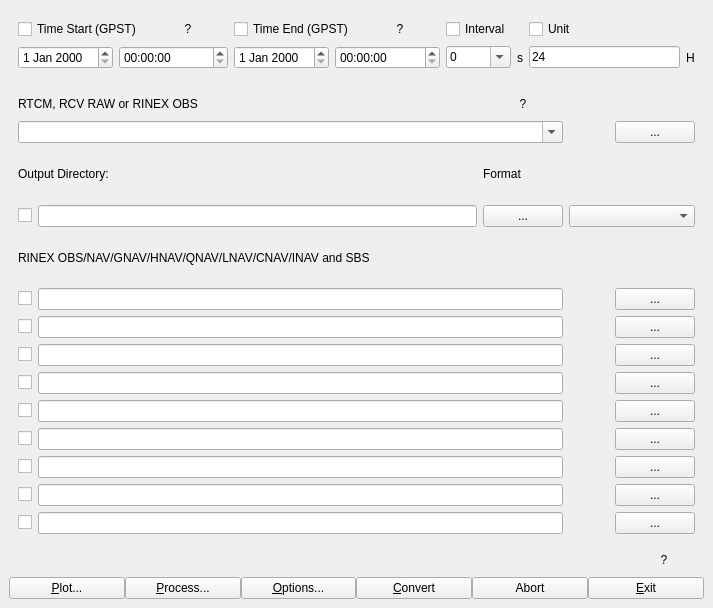
<?xml version="1.0" encoding="UTF-8"?>
<ui version="4.0">
 <class>MainWindow</class>
 <widget class="QMainWindow" name="MainWindow">
  <property name="geometry">
   <rect>
    <x>0</x>
    <y>0</y>
    <width>713</width>
    <height>608</height>
   </rect>
  </property>
  <property name="windowTitle">
   <string>MainWindow</string>
  </property>
  <widget class="QWidget" name="centralwidget">
   <layout class="QVBoxLayout" name="verticalLayout">
    <item>
     <widget class="QWidget" name="Panel1" native="true">
      <property name="sizePolicy">
       <sizepolicy hsizetype="Preferred" vsizetype="Fixed">
        <horstretch>0</horstretch>
        <verstretch>0</verstretch>
       </sizepolicy>
      </property>
      <layout class="QGridLayout" name="gridLayout">
       <item row="1" column="8">
        <widget class="QLineEdit" name="TimeUnit">
         <property name="text">
          <string>24</string>
         </property>
        </widget>
       </item>
       <item row="0" column="3" colspan="2">
        <widget class="QCheckBox" name="TimeEndF">
         <property name="text">
          <string>Time End (GPST)</string>
         </property>
        </widget>
       </item>
       <item row="1" column="6">
        <widget class="QComboBox" name="TimeInt">
         <property name="editable">
          <bool>true</bool>
         </property>
         <item>
          <property name="text">
           <string>0</string>
          </property>
         </item>
         <item>
          <property name="text">
           <string>0.05</string>
          </property>
         </item>
         <item>
          <property name="text">
           <string>0.1</string>
          </property>
         </item>
         <item>
          <property name="text">
           <string>0.2</string>
          </property>
         </item>
         <item>
          <property name="text">
           <string>0.25</string>
          </property>
         </item>
         <item>
          <property name="text">
           <string>0.5</string>
          </property>
         </item>
         <item>
          <property name="text">
           <string>1</string>
          </property>
         </item>
         <item>
          <property name="text">
           <string>5</string>
          </property>
         </item>
         <item>
          <property name="text">
           <string>10</string>
          </property>
         </item>
         <item>
          <property name="text">
           <string>15</string>
          </property>
         </item>
         <item>
          <property name="text">
           <string>30</string>
          </property>
         </item>
         <item>
          <property name="text">
           <string>60</string>
          </property>
         </item>
        </widget>
       </item>
       <item row="1" column="3">
        <widget class="QDateEdit" name="TimeY2"/>
       </item>
       <item row="0" column="2">
        <widget class="QPushButton" name="BtnTime1">
         <property name="sizePolicy">
          <sizepolicy hsizetype="Fixed" vsizetype="Fixed">
           <horstretch>0</horstretch>
           <verstretch>0</verstretch>
          </sizepolicy>
         </property>
         <property name="text">
          <string>?</string>
         </property>
         <property name="flat">
          <bool>true</bool>
         </property>
        </widget>
       </item>
       <item row="1" column="0">
        <widget class="QDateEdit" name="TimeY1"/>
       </item>
       <item row="0" column="6">
        <widget class="QCheckBox" name="TimeIntF">
         <property name="text">
          <string>Interval</string>
         </property>
        </widget>
       </item>
       <item row="0" column="0" colspan="2">
        <widget class="QCheckBox" name="TimeStartF">
         <property name="text">
          <string>Time Start (GPST)</string>
         </property>
        </widget>
       </item>
       <item row="1" column="9">
        <widget class="QLabel" name="LabelTimeUnit">
         <property name="text">
          <string>H</string>
         </property>
        </widget>
       </item>
       <item row="1" column="7">
        <widget class="QLabel" name="LabelTimeInt">
         <property name="text">
          <string>s</string>
         </property>
        </widget>
       </item>
       <item row="0" column="8">
        <widget class="QCheckBox" name="TimeUnitF">
         <property name="text">
          <string>Unit</string>
         </property>
        </widget>
       </item>
       <item row="0" column="5">
        <widget class="QPushButton" name="BtnTime2">
         <property name="sizePolicy">
          <sizepolicy hsizetype="Fixed" vsizetype="Fixed">
           <horstretch>0</horstretch>
           <verstretch>0</verstretch>
          </sizepolicy>
         </property>
         <property name="text">
          <string>?</string>
         </property>
         <property name="flat">
          <bool>true</bool>
         </property>
        </widget>
       </item>
       <item row="1" column="1" colspan="2">
        <widget class="QTimeEdit" name="TimeH1">
         <property name="displayFormat">
          <string>HH:mm:ss</string>
         </property>
        </widget>
       </item>
       <item row="1" column="4" colspan="2">
        <widget class="QTimeEdit" name="TimeH2">
         <property name="displayFormat">
          <string>HH:mm:ss</string>
         </property>
        </widget>
       </item>
      </layout>
     </widget>
    </item>
    <item>
     <widget class="QWidget" name="Panel2" native="true">
      <layout class="QGridLayout" name="gridLayout_2">
       <item row="9" column="3">
        <widget class="QPushButton" name="BtnOutFileView4">
         <property name="text">
          <string/>
         </property>
         <property name="icon">
          <iconset resource="rtkconv_qt.qrc">
           <normaloff>:/buttons/doc.bmp</normaloff>:/buttons/doc.bmp</iconset>
         </property>
         <property name="flat">
          <bool>true</bool>
         </property>
        </widget>
       </item>
       <item row="7" column="4">
        <widget class="QPushButton" name="BtnOutFile2">
         <property name="sizePolicy">
          <sizepolicy hsizetype="Fixed" vsizetype="Fixed">
           <horstretch>0</horstretch>
           <verstretch>0</verstretch>
          </sizepolicy>
         </property>
         <property name="text">
          <string>...</string>
         </property>
        </widget>
       </item>
       <item row="5" column="0" colspan="2">
        <widget class="QLabel" name="LabelOutFile">
         <property name="text">
          <string>RINEX OBS/NAV/GNAV/HNAV/QNAV/LNAV/CNAV/INAV and SBS</string>
         </property>
        </widget>
       </item>
       <item row="9" column="0">
        <widget class="QCheckBox" name="OutFileEna4">
         <property name="text">
          <string/>
         </property>
        </widget>
       </item>
       <item row="14" column="0">
        <widget class="QCheckBox" name="OutFileEna9">
         <property name="text">
          <string/>
         </property>
        </widget>
       </item>
       <item row="8" column="1" colspan="2">
        <widget class="QLineEdit" name="OutFile3"/>
       </item>
       <item row="6" column="4">
        <widget class="QPushButton" name="BtnOutFile1">
         <property name="sizePolicy">
          <sizepolicy hsizetype="Fixed" vsizetype="Fixed">
           <horstretch>0</horstretch>
           <verstretch>0</verstretch>
          </sizepolicy>
         </property>
         <property name="text">
          <string>...</string>
         </property>
        </widget>
       </item>
       <item row="14" column="3">
        <widget class="QPushButton" name="BtnOutFileView9">
         <property name="text">
          <string/>
         </property>
         <property name="icon">
          <iconset resource="rtkconv_qt.qrc">
           <normaloff>:/buttons/doc.bmp</normaloff>:/buttons/doc.bmp</iconset>
         </property>
         <property name="flat">
          <bool>true</bool>
         </property>
        </widget>
       </item>
       <item row="13" column="0">
        <widget class="QCheckBox" name="OutFileEna8">
         <property name="text">
          <string/>
         </property>
        </widget>
       </item>
       <item row="11" column="1" colspan="2">
        <widget class="QLineEdit" name="OutFile6"/>
       </item>
       <item row="4" column="3" colspan="2">
        <widget class="QComboBox" name="Format"/>
       </item>
       <item row="10" column="4">
        <widget class="QPushButton" name="BtnOutFile5">
         <property name="sizePolicy">
          <sizepolicy hsizetype="Fixed" vsizetype="Fixed">
           <horstretch>0</horstretch>
           <verstretch>0</verstretch>
          </sizepolicy>
         </property>
         <property name="text">
          <string>...</string>
         </property>
        </widget>
       </item>
       <item row="12" column="0">
        <widget class="QCheckBox" name="OutFileEna7">
         <property name="text">
          <string/>
         </property>
        </widget>
       </item>
       <item row="1" column="2">
        <widget class="QPushButton" name="BtnKey">
         <property name="sizePolicy">
          <sizepolicy hsizetype="Fixed" vsizetype="Fixed">
           <horstretch>0</horstretch>
           <verstretch>0</verstretch>
          </sizepolicy>
         </property>
         <property name="text">
          <string>?</string>
         </property>
         <property name="flat">
          <bool>true</bool>
         </property>
        </widget>
       </item>
       <item row="7" column="3">
        <widget class="QPushButton" name="BtnOutFileView2">
         <property name="text">
          <string/>
         </property>
         <property name="icon">
          <iconset resource="rtkconv_qt.qrc">
           <normaloff>:/buttons/doc.bmp</normaloff>:/buttons/doc.bmp</iconset>
         </property>
         <property name="flat">
          <bool>true</bool>
         </property>
        </widget>
       </item>
       <item row="7" column="0">
        <widget class="QCheckBox" name="OutFileEna2">
         <property name="text">
          <string/>
         </property>
        </widget>
       </item>
       <item row="13" column="4">
        <widget class="QPushButton" name="BtnOutFile8">
         <property name="sizePolicy">
          <sizepolicy hsizetype="Fixed" vsizetype="Fixed">
           <horstretch>0</horstretch>
           <verstretch>0</verstretch>
          </sizepolicy>
         </property>
         <property name="text">
          <string>...</string>
         </property>
        </widget>
       </item>
       <item row="11" column="3">
        <widget class="QPushButton" name="BtnOutFileView6">
         <property name="text">
          <string/>
         </property>
         <property name="icon">
          <iconset resource="rtkconv_qt.qrc">
           <normaloff>:/buttons/doc.bmp</normaloff>:/buttons/doc.bmp</iconset>
         </property>
         <property name="flat">
          <bool>true</bool>
         </property>
        </widget>
       </item>
       <item row="9" column="1" colspan="2">
        <widget class="QLineEdit" name="OutFile4"/>
       </item>
       <item row="8" column="0">
        <widget class="QCheckBox" name="OutFileEna3">
         <property name="text">
          <string/>
         </property>
        </widget>
       </item>
       <item row="12" column="1" colspan="2">
        <widget class="QLineEdit" name="OutFile7"/>
       </item>
       <item row="7" column="1" colspan="2">
        <widget class="QLineEdit" name="OutFile2"/>
       </item>
       <item row="11" column="0">
        <widget class="QCheckBox" name="OutFileEna6">
         <property name="text">
          <string/>
         </property>
        </widget>
       </item>
       <item row="8" column="4">
        <widget class="QPushButton" name="BtnOutFile3">
         <property name="sizePolicy">
          <sizepolicy hsizetype="Fixed" vsizetype="Fixed">
           <horstretch>0</horstretch>
           <verstretch>0</verstretch>
          </sizepolicy>
         </property>
         <property name="text">
          <string>...</string>
         </property>
        </widget>
       </item>
       <item row="13" column="3">
        <widget class="QPushButton" name="BtnOutFileView8">
         <property name="text">
          <string/>
         </property>
         <property name="icon">
          <iconset resource="rtkconv_qt.qrc">
           <normaloff>:/buttons/doc.bmp</normaloff>:/buttons/doc.bmp</iconset>
         </property>
         <property name="flat">
          <bool>true</bool>
         </property>
        </widget>
       </item>
       <item row="4" column="0">
        <widget class="QCheckBox" name="OutDirEna">
         <property name="text">
          <string/>
         </property>
        </widget>
       </item>
       <item row="6" column="0">
        <widget class="QCheckBox" name="OutFileEna1">
         <property name="text">
          <string/>
         </property>
        </widget>
       </item>
       <item row="6" column="1" colspan="2">
        <widget class="QLineEdit" name="OutFile1"/>
       </item>
       <item row="2" column="0" colspan="3">
        <widget class="QComboBox" name="InFile">
         <property name="editable">
          <bool>true</bool>
         </property>
        </widget>
       </item>
       <item row="2" column="4">
        <widget class="QPushButton" name="BtnInFile">
         <property name="sizePolicy">
          <sizepolicy hsizetype="Fixed" vsizetype="Fixed">
           <horstretch>0</horstretch>
           <verstretch>0</verstretch>
          </sizepolicy>
         </property>
         <property name="text">
          <string>...</string>
         </property>
        </widget>
       </item>
       <item row="12" column="4">
        <widget class="QPushButton" name="BtnOutFile7">
         <property name="sizePolicy">
          <sizepolicy hsizetype="Fixed" vsizetype="Fixed">
           <horstretch>0</horstretch>
           <verstretch>0</verstretch>
          </sizepolicy>
         </property>
         <property name="text">
          <string>...</string>
         </property>
        </widget>
       </item>
       <item row="3" column="0" colspan="2">
        <widget class="QLabel" name="LabelOutDir">
         <property name="text">
          <string>Output Directory:</string>
         </property>
        </widget>
       </item>
       <item row="11" column="4">
        <widget class="QPushButton" name="BtnOutFile6">
         <property name="sizePolicy">
          <sizepolicy hsizetype="Fixed" vsizetype="Fixed">
           <horstretch>0</horstretch>
           <verstretch>0</verstretch>
          </sizepolicy>
         </property>
         <property name="text">
          <string>...</string>
         </property>
        </widget>
       </item>
       <item row="10" column="0">
        <widget class="QCheckBox" name="OutFileEna5">
         <property name="text">
          <string/>
         </property>
        </widget>
       </item>
       <item row="4" column="1">
        <widget class="QLineEdit" name="OutDir"/>
       </item>
       <item row="4" column="2">
        <widget class="QPushButton" name="BtnOutDir">
         <property name="text">
          <string>...</string>
         </property>
        </widget>
       </item>
       <item row="6" column="3">
        <widget class="QPushButton" name="BtnOutFileView1">
         <property name="text">
          <string/>
         </property>
         <property name="icon">
          <iconset resource="rtkconv_qt.qrc">
           <normaloff>:/buttons/doc.bmp</normaloff>:/buttons/doc.bmp</iconset>
         </property>
         <property name="flat">
          <bool>true</bool>
         </property>
        </widget>
       </item>
       <item row="8" column="3">
        <widget class="QPushButton" name="BtnOutFileView3">
         <property name="text">
          <string/>
         </property>
         <property name="icon">
          <iconset resource="rtkconv_qt.qrc">
           <normaloff>:/buttons/doc.bmp</normaloff>:/buttons/doc.bmp</iconset>
         </property>
         <property name="flat">
          <bool>true</bool>
         </property>
        </widget>
       </item>
       <item row="10" column="1" colspan="2">
        <widget class="QLineEdit" name="OutFile5"/>
       </item>
       <item row="3" column="2">
        <widget class="QLabel" name="LabelFormat">
         <property name="text">
          <string>Format</string>
         </property>
        </widget>
       </item>
       <item row="12" column="3">
        <widget class="QPushButton" name="BtnOutFileView7">
         <property name="text">
          <string/>
         </property>
         <property name="icon">
          <iconset resource="rtkconv_qt.qrc">
           <normaloff>:/buttons/doc.bmp</normaloff>:/buttons/doc.bmp</iconset>
         </property>
         <property name="flat">
          <bool>true</bool>
         </property>
        </widget>
       </item>
       <item row="9" column="4">
        <widget class="QPushButton" name="BtnOutFile4">
         <property name="sizePolicy">
          <sizepolicy hsizetype="Fixed" vsizetype="Fixed">
           <horstretch>0</horstretch>
           <verstretch>0</verstretch>
          </sizepolicy>
         </property>
         <property name="text">
          <string>...</string>
         </property>
        </widget>
       </item>
       <item row="1" column="0" colspan="2">
        <widget class="QLabel" name="LabelInFile">
         <property name="text">
          <string>RTCM, RCV RAW or RINEX OBS</string>
         </property>
        </widget>
       </item>
       <item row="2" column="3">
        <widget class="QPushButton" name="BtnInFileView">
         <property name="text">
          <string/>
         </property>
         <property name="icon">
          <iconset resource="rtkconv_qt.qrc">
           <normaloff>:/buttons/doc.bmp</normaloff>:/buttons/doc.bmp</iconset>
         </property>
         <property name="flat">
          <bool>true</bool>
         </property>
        </widget>
       </item>
       <item row="10" column="3">
        <widget class="QPushButton" name="BtnOutFileView5">
         <property name="text">
          <string/>
         </property>
         <property name="icon">
          <iconset resource="rtkconv_qt.qrc">
           <normaloff>:/buttons/doc.bmp</normaloff>:/buttons/doc.bmp</iconset>
         </property>
         <property name="flat">
          <bool>true</bool>
         </property>
        </widget>
       </item>
       <item row="14" column="4">
        <widget class="QPushButton" name="BtnOutFile9">
         <property name="sizePolicy">
          <sizepolicy hsizetype="Fixed" vsizetype="Fixed">
           <horstretch>0</horstretch>
           <verstretch>0</verstretch>
          </sizepolicy>
         </property>
         <property name="text">
          <string>...</string>
         </property>
        </widget>
       </item>
       <item row="13" column="1" colspan="2">
        <widget class="QLineEdit" name="OutFile8"/>
       </item>
       <item row="14" column="1" colspan="2">
        <widget class="QLineEdit" name="OutFile9"/>
       </item>
      </layout>
     </widget>
    </item>
    <item>
     <widget class="QWidget" name="Panel3" native="true">
      <property name="sizePolicy">
       <sizepolicy hsizetype="Preferred" vsizetype="Fixed">
        <horstretch>0</horstretch>
        <verstretch>0</verstretch>
       </sizepolicy>
      </property>
      <layout class="QHBoxLayout" name="horizontalLayout_2">
       <property name="spacing">
        <number>0</number>
       </property>
       <property name="leftMargin">
        <number>0</number>
       </property>
       <property name="topMargin">
        <number>0</number>
       </property>
       <property name="rightMargin">
        <number>0</number>
       </property>
       <property name="bottomMargin">
        <number>0</number>
       </property>
       <item>
        <widget class="QLabel" name="Message">
         <property name="text">
          <string/>
         </property>
        </widget>
       </item>
       <item>
        <widget class="QPushButton" name="BtnAbout">
         <property name="sizePolicy">
          <sizepolicy hsizetype="Fixed" vsizetype="Fixed">
           <horstretch>0</horstretch>
           <verstretch>0</verstretch>
          </sizepolicy>
         </property>
         <property name="text">
          <string>?</string>
         </property>
         <property name="flat">
          <bool>true</bool>
         </property>
        </widget>
       </item>
      </layout>
     </widget>
    </item>
    <item>
     <widget class="QWidget" name="widget" native="true">
      <property name="sizePolicy">
       <sizepolicy hsizetype="Preferred" vsizetype="Fixed">
        <horstretch>0</horstretch>
        <verstretch>0</verstretch>
       </sizepolicy>
      </property>
      <layout class="QHBoxLayout" name="horizontalLayout">
       <property name="spacing">
        <number>0</number>
       </property>
       <property name="leftMargin">
        <number>0</number>
       </property>
       <property name="topMargin">
        <number>0</number>
       </property>
       <property name="rightMargin">
        <number>0</number>
       </property>
       <property name="bottomMargin">
        <number>0</number>
       </property>
       <item>
        <widget class="QPushButton" name="BtnPlot">
         <property name="text">
          <string>&amp;Plot...</string>
         </property>
         <property name="icon">
          <iconset resource="rtkconv_qt.qrc">
           <normaloff>:/buttons/chart.bmp</normaloff>:/buttons/chart.bmp</iconset>
         </property>
        </widget>
       </item>
       <item>
        <widget class="QPushButton" name="BtnPost">
         <property name="text">
          <string>&amp;Process...</string>
         </property>
        </widget>
       </item>
       <item>
        <widget class="QPushButton" name="BtnOptions">
         <property name="text">
          <string>&amp;Options...</string>
         </property>
         <property name="icon">
          <iconset resource="rtkconv_qt.qrc">
           <normaloff>:/buttons/toolbmp</normaloff>:/buttons/toolbmp</iconset>
         </property>
        </widget>
       </item>
       <item>
        <widget class="QPushButton" name="BtnConvert">
         <property name="text">
          <string>&amp;Convert</string>
         </property>
         <property name="icon">
          <iconset>
           <normaloff>:/buttons/start.bmp</normaloff>:/buttons/start.bmp</iconset>
         </property>
        </widget>
       </item>
       <item>
        <widget class="QPushButton" name="BtnAbort">
         <property name="text">
          <string>Abort</string>
         </property>
         <property name="icon">
          <iconset>
           <normaloff>:/buttons/stop2.bmp</normaloff>:/buttons/stop2.bmp</iconset>
         </property>
        </widget>
       </item>
       <item>
        <widget class="QPushButton" name="BtnExit">
         <property name="text">
          <string>&amp;Exit</string>
         </property>
        </widget>
       </item>
      </layout>
     </widget>
    </item>
   </layout>
  </widget>
 </widget>
 <resources>
  <include location="rtkconv_qt.qrc"/>
 </resources>
 <connections/>
</ui>
